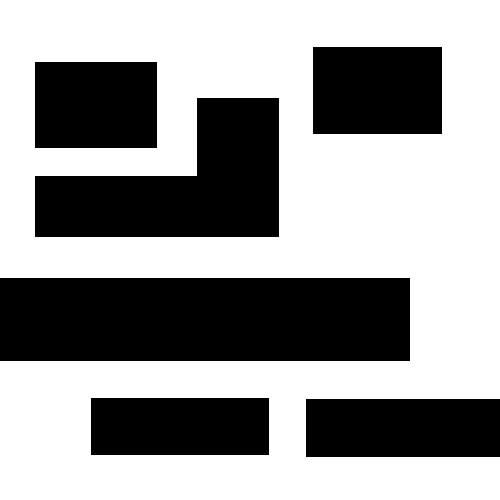
%> input picture PathPlanningAlgorithm/A star/map2.bmp, 500 x 500 px
$ octave astart.m   (GNU Octave 9; MATLAB toolbox functions it lacks are replaced by stand-ins)
%> lines starting %> are read from the running program, lines starting %| are printed output that depends on the picture; in (x1, y1, x2, y2) boxes, pixels count from 0 and x2, y2 are one past the last pixel; in counts of white or black regions, pixels touching at a corner belong together; the program's own positions count from 1
% ?Rahul Kala, IIIT Allahabad, Creative Commons Attribution-ShareAlike 4.0 International License.
% The use of this code, its parts and all the materials in the text; creation of derivatives and their publication; and sharing the code publically is permitted without permission.
% Please cite the work in all materials as: R. Kala (2014) Code for Robot Path Planning using A* algorithm, Indian Institute of Information Technology Allahabad, Available at: http://rkala.in/codes.html

mapOriginal=im2bw(imread('map2.bmp')); % input map read from a bmp file. for new maps write the file name here
%> mapOriginal: size 500x500 logical; 60.6% white; 6 black regions, box (x1, y1, x2, y2) and area: (0, 278, 410, 361) 34030, (35, 98, 279, 237) 21280, (306, 399, 500, 457) 11252, (313, 47, 442, 134) 11223, (35, 62, 157, 148) 10492, (91, 398, 269, 455) 10146
resolutionX=100;
resolutionY=100;
source=[10 10]; % source position in Y, X format
goal=[490 490]; % goal position in Y, X format

conn=[1 1 1; % robot (marked as 2) can move up, left, right and down (all 1s), but not diagonally (all 0). you can increase/decrease the size of the matrix
      1 2 1;
      1 1 1];

%   conn=[1 1 1 1 1; % another option of conn
%         1 1 1 1 1;
%         1 1 2 1 1;
%         1 1 1 1 1
%         1 1 1 1 1];

%   conn=[0 1 0; % another option of conn
%         1 2 1;
%         0 1 0];

display=true; % display processing of nodes

%%%%% parameters end here %%%%%

mapResized=imresize(mapOriginal,[resolutionX resolutionY]);
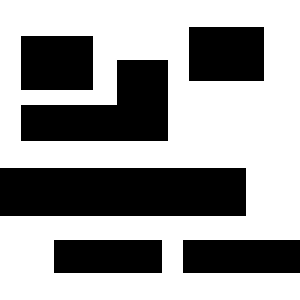
%> mapResized: size 100x100 logical (shown 3 times larger); 61.4% white; 6 black regions, box (x1, y1, x2, y2) and area: (0, 56, 82, 72) 1312, (7, 20, 56, 47) 843, (63, 9, 88, 27) 450, (7, 12, 31, 30) 432, (61, 80, 100, 91) 429, (18, 80, 54, 91) 396
map=mapResized; % grow boundary by a unit pixel
for i=1:size(mapResized,1)
    for j=1:size(mapResized,2)
        if mapResized(i,j)==0
            if i-1>=1, map(i-1,j)=0; end
            if j-1>=1, map(i,j-1)=0; end
            if i+1<=size(map,1), map(i+1,j)=0; end
            if j+1<=size(map,2), map(i,j+1)=0; end
            if i-1>=1 && j-1>=1, map(i-1,j-1)=0; end
            if i-1>=1 && j+1<=size(map,2), map(i-1,j+1)=0; end
            if i+1<=size(map,1) && j-1>=1, map(i+1,j-1)=0; end
            if i+1<=size(map,1) && j+1<=size(map,2), map(i+1,j+1)=0; end
        end
    end
end
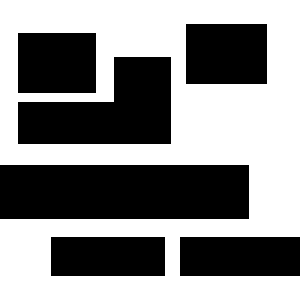
%> map: size 100x100 logical (shown 3 times larger); 54.3% white; 6 black regions, box (x1, y1, x2, y2) and area: (0, 55, 83, 73) 1494, (6, 19, 57, 48) 999, (62, 8, 89, 28) 540, (6, 11, 32, 31) 520, (60, 79, 100, 92) 520, (17, 79, 55, 92) 494
source=double(int32((source.*[resolutionX resolutionY])./size(mapOriginal)));
%> source = [2 2]
goal=double(int32((goal.*[resolutionX resolutionY])./size(mapOriginal)));
%> goal = [98 98]

%> (the run ends here)

$ run again, with PathPlanningAlgorithm/A star/map1.bmp copied over PathPlanningAlgorithm/A star/map2.bmp
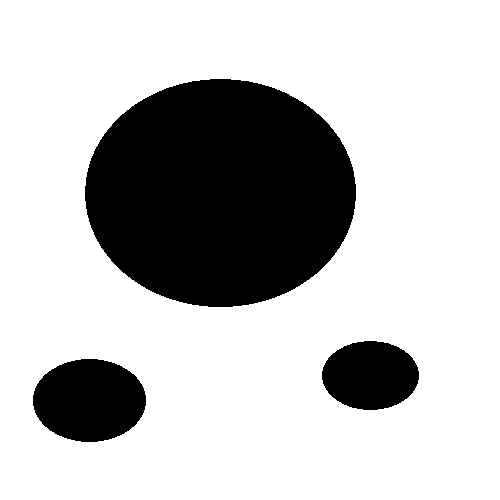
%> input picture PathPlanningAlgorithm/A star/map1.bmp, 500 x 500 px
%> mapOriginal: size 500x500 logical; 75.6% white; 3 black regions, box (x1, y1, x2, y2) and area: (85, 79, 356, 307) 48491, (33, 359, 146, 442) 7363, (322, 341, 419, 410) 5242
%> `mapResized=imresize(mapOriginal,[resolutionX resolutionY]);`:
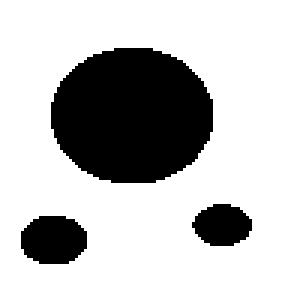
%> mapResized: size 100x100 logical (shown 3 times larger); 75.6% white; 3 black regions, box (x1, y1, x2, y2) and area: (17, 16, 71, 61) 1937, (7, 72, 29, 88) 289, (64, 68, 84, 82) 213
%> after the loop `for i=1:size(mapResized,1)`:
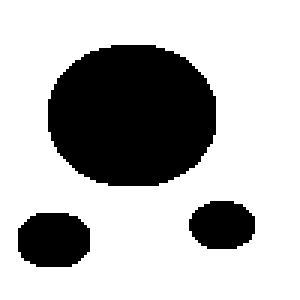
%> map: size 100x100 logical (shown 3 times larger); 72.1% white; 3 black regions, box (x1, y1, x2, y2) and area: (16, 15, 72, 62) 2139, (6, 71, 30, 89) 369, (63, 67, 85, 83) 285

$ run again, with PathPlanningAlgorithm/A star/map3.bmp copied over PathPlanningAlgorithm/A star/map2.bmp
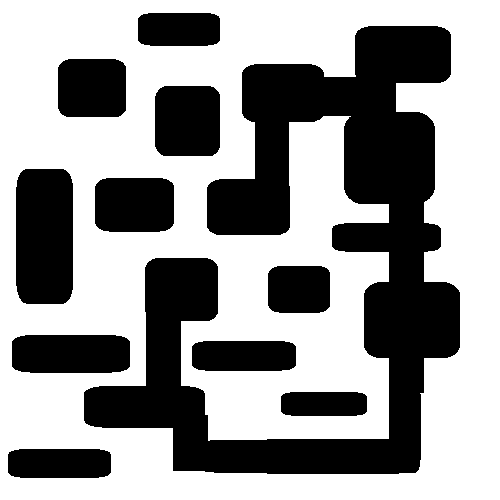
%> input picture PathPlanningAlgorithm/A star/map3.bmp, 500 x 500 px
%> mapOriginal: size 500x500 logical; 60.1% white; 11 black regions, largest, box (x1, y1, x2, y2) and area: (84, 26, 460, 474) 62076, (16, 169, 73, 304) 7489, (155, 86, 220, 156) 4425
%> `mapResized=imresize(mapOriginal,[resolutionX resolutionY]);`:
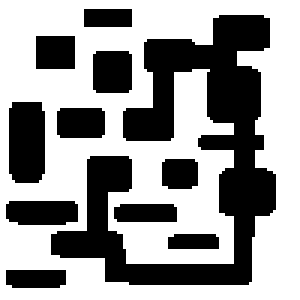
%> mapResized: size 100x100 logical (shown 3 times larger); 60.1% white; 11 black regions, largest, box (x1, y1, x2, y2) and area: (17, 5, 92, 95) 2491, (3, 34, 15, 61) 311, (2, 67, 26, 75) 181
%> after the loop `for i=1:size(mapResized,1)`:
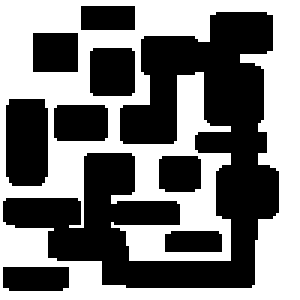
%> map: size 100x100 logical (shown 3 times larger); 48.1% white; 1 white region, box (x1, y1, x2, y2) and area: (0, 0, 100, 100) 4815
